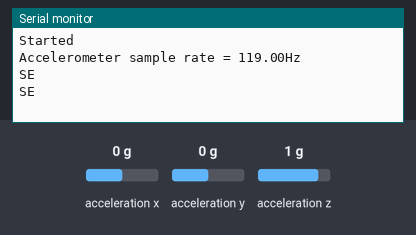
This sketch was run on a simulated Arduino Nano 33 BLE. Parts: the last lines printed to the serial monitor. Inputs (shaded band) come from the test bench; at power-on: acceleration z 1 g, acceleration x 0 g, acceleration y 0 g.

Above: at 1.6 s.
1.7 s: acceleration z set to -0.8 g
At 3.1 s:
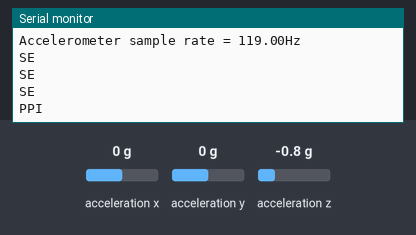
4.7 s: acceleration x set to -0.8 g
At 5.5 s:
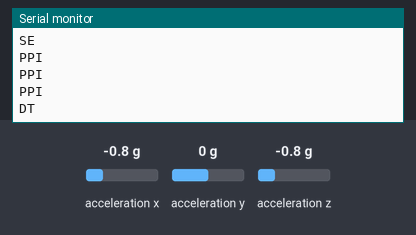

Measured:
- after the input at 1.7 s, the serial monitor: prints a new line after 0.71 s (image 1)
- after the input at 4.7 s, the serial monitor: prints a new line after 0.11 s (image 2)

The sketch:

sketch_nov1a_copy_20241108104446.ino
```cpp
// Import the library for the accelerometter
#include <Arduino_LSM9DS1.h>

// Initiate variables for different x axis, y axis, and z axis and variables to identify how much degree does the octahedron rotate in respects of 3 dimansional axes
float x, y, z;
int degreesX = 0;
int degreesY = 0;

// Basic configuration
void setup() {
  Serial.begin(9600);
  while (!Serial)
    ;
  Serial.println("Started");

  if (!IMU.begin()) {
    Serial.println("Failed to initialize IMU!");
    while (1)
      ;
  }

  Serial.print("Accelerometer sample rate = ");
  Serial.print(IMU.accelerationSampleRate());
  Serial.println("Hz");
}

void loop() {
  // The accelrometer measures the the values of x, y, z
  if (IMU.accelerationAvailable()) {
    IMU.readAcceleration(x, y, z);
  }

  //  degreesX and degreesY are 0 when the arduino board lying on flat surface facing up
  // When x = 0, Arduino board lays flat on table, when x = 1, Arduino board tilts up (incline) at an angle of 90 degree relative to the table surface
  // 0 <= z <= 1 is the range of z to indicate arduino boards is tilting up in range of 0 to 90 degree
  if (x >= 0 && x <= 1 && z >= 0 && z <= 1) {
    x = 100 * x;                       // Initial x value is approximately from -1 to 1. Scaling up this value 100 times
    degreesX = map(x, 0, 100, 0, 90);  // Map the x axix to 0-90 degree. This convert x value to degree ranging from 0 to 90
  }

  // 0 >= z >= -1 is the approx range of z to indicate arduino boards is tilting up in range of 90 to 180 degree
  if (x >= 0 && z <= 0 && z >= -1.04) {
    x = 100 * x;
    degreesX = map(x, 0, 100, 180, 90);  // Map the x axes to 90-180 degree
  }
  if (x <= 0 && x >= -1 && z <= 0 && z >= -1.05) {
    x = 100 * x;
    degreesX = map(x, 0, -100, 180, 270);  // Map the x axes to 180-270 degree
  }
  if (x < 0 && z > 0) {
    x = 100 * x;
    degreesX = map(x, 0, -100, 360, 270);  // 4
  }


  if (y >= 0 && y <= 1 && z >= 0 && z <= 1) {
    y = 100 * y;
    degreesY = map(y, 0, 100, 0, 90);  //Map the y axes to 0-90 degree
  }
  if (y >= 0 && y <= 1 && z <= 0 && z >= -1.04) {
    y = 100 * y;
    degreesY = map(y, 0, 100, 180, 90);  //2
  }

  if (y <= 0 && y >= -1 && z <= 0 && z >= -1.04) {
    y = 100 * y;
    degreesY = map(y, 0, -100, 180, 270);  //3
  }

  if (y <= 0 && y >= -1 && z >= 0 && z <= 1) {
    y = 100 * y;
    degreesY = map(y, 0, -100, 360, 270);  //4
  }

  // Detect which side the octahedron is facing up
  // Deteck if the Break on octahedron is facing up (1)
  if ((degreesX >= 295 && degreesX <= 345) && (degreesY >= 60 && degreesY <= 85)) {
    Serial.println("Break");
  }

  // Detect if Challenge 1 on octahedron is facing up (2)
  if ((degreesX >= 115 && degreesX <= 165) && (degreesY >= 95 && degreesY <= 130)) {
    Serial.println("Challenge 1");
  }

  // Detect if DT is facing up (3)
  if ((degreesX >= 245 && degreesX <= 265) && (degreesY >= 150 && degreesY <= 210)) {
    Serial.println("DT");
  }

  // Detect if PPI is facing up (4)
  if ((degreesX >= 160 && degreesX <= 225) && (degreesY >= 165 && degreesY <= 210)) {
    Serial.println("PPI");
  }

  // Detect if DBW is facing up (5)
  if ((degreesX >= 120 && degreesX <= 175) && (degreesY >= 240 && degreesY <= 270)) {
    Serial.println("DBW");
  }

  // Detect if SE is facing up (6)
  if ((degreesX >= 340 || degreesX <= 30) && (degreesY >= 340 || degreesY <= 35)) {
    Serial.println("SE");
  }

  // Detect if PPR is facing up (7)
  if ((degreesX >= 285 && degreesX <= 340) && (degreesY >= 270 && degreesY <= 310)) {
    Serial.println("PBR");
  }

  //  Serial.print(degreesX);
  //  Serial.print(" - ");
  //  Serial.println(degreesY);
  delay(800);
}
```
